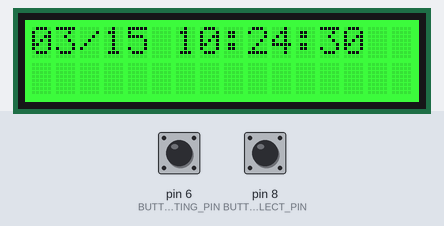
Recording of a program running on a simulated Arduino Uno, built with avr-gcc and run on an emulated ATmega328P. On the bench: 16×2 character LCD. The inputs (shaded band) are chosen by the test bench; at power-on: pin 8 (BUTTON_SELECT_PIN) LOW, pin 6 (BUTTON_SETTING_PIN) LOW. The local clock reads 2024-03-15 10:24:30 at power-on unless the program sets it; storage starts empty; what the program prints to the serial monitor is not drawn.

Above: at 3.9 s.
4.0 s: pin 8 (BUTTON_SELECT_PIN) pulled HIGH for 3.2 s
At 5.4 s:
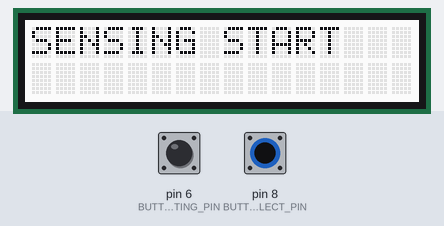
At 7.9 s:
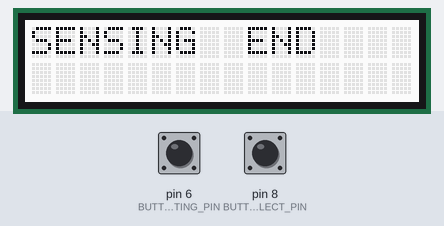
9.9 s: pin 6 (BUTTON_SETTING_PIN) pulled HIGH for 3.2 s
At 12.0 s:
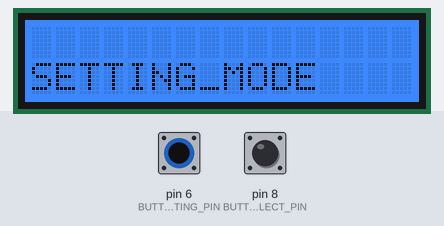
Timing chart, 0 to 13.5 s (numbered marks = the images above; inputs shaded):
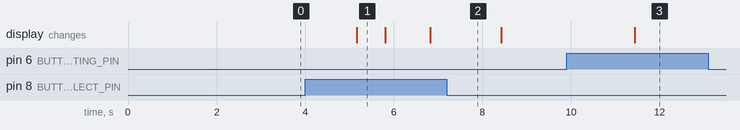

Measured:
- after the input at 4.0 s, the display: changes after 1.2 s (image 1)
- after the input at 9.9 s, the display: changes after 1.5 s (image 3)
- what the display in image 1 shows lasts 0.6 s, from 5.2 s to 5.8 s

The program:

main.cpp
```cpp
#define GLOBAL_VALUE_DEFINE
#include "global.h"

// function prototype
void debugSerialPrint();
void logcsv(String);
void initSD();
void settingLoop();
String createDataString();
String createFilenameString();
void createFileDic();
void modeCheck();
void standbyLoop();

void checkEnd();
void reset();

void setup () {
  while (!Serial);
  //init RTC
  Serial.begin(9600);
  if (! rtc.begin()) {
    Serial.println("Couldn't find RTC");
    while (1);
  }
  if (! rtc.isrunning()) {
    Serial.println("RTC is NOT running!");
  }
  now = rtc.now();
  //rtc.adjust(DateTime(F(__DATE__), F(__TIME__)));
  // init LCD
  initLCD();
  delay(SETTING_WAIT);
  // check device mode
  modeCheck();
  delay(2000);
  lcd.setRGB(255,255,255);
  standbyLoop();
  // init SDcard
  initSD();
  // init LCD
  initLCD();
}

void loop () {
  // logging SDcard
  logcsv(createDataString());
  // update LCD display
  updateLCD();
  // print dataString (test function)
  debugSerialPrint();
  // delay loop
  delay(SENSING_DELAY);
  checkEnd();
}

void initSD(){
  if(!SD.begin(SD_CS_PIN)){
    Serial.println("Card failed, or not present");
    lcd.clear();
    lcd.setCursor(0, 0);
    lcd.print("SD_ERROR");
    lcd.setCursor(0, 1);
    lcd.print("PRESS BUTTON");
    while(true){
      checkEnd();
    }
  }
  Serial.println("card initialized.");
  createFileDic();
  filename = dic + createFilenameString() + String(".") +  String(FILE_TYPE);
  Serial.println(filename);
}

void logcsv(String dataString){
  File dataFile = SD.open(filename, FILE_WRITE);
  if(dataFile){
    dataFile.println(dataString);
    dataFile.close();
  }else{
    lcd.clear();
    lcd.setRGB(255, 0, 0);
    lcd.setCursor(0, 0);
    lcd.print("SD EJECTED!!");
    lcd.setCursor(0, 1);
    lcd.print("PRESS BUTTON");
    while(true){
      checkEnd();
    }
  }
}

void modeCheck(){
  int countl = 0;
  while(countl < SETTING_WAIT){
    if(digitalRead(BUTTON_SETTING_PIN)){
      Serial.println("setting mode");
      lcd.clear();
      lcd.setRGB(0,100,255);
      lcd.setCursor(0, 1);
      lcd.print("SETTING_MODE");
      settingLoop();
    }
    countl++;
  }
}

void settingLoop(){
  while(true){
    //send serial message to PC
    Serial.println("uv");
    delay(500);
    if(Serial.available() > 0){
      int dt[6]; // Y m d H M S
      for(int i = 0; i < 6;i++){
        dt[i] = Serial.readStringUntil(',').toInt();
      }
      lcd.setCursor(0, 0);
      //lcd.print(buf)A;
      //Serial.println(buf);
      if(dt[1] < 10)lcd.print('0');
      lcd.print(dt[1]);
      lcd.print("/");
      if(dt[2] < 10)lcd.print('0');
      lcd.print(dt[2]);
      lcd.print(" ");
      if(dt[3] < 10)lcd.print('0');
      lcd.print(dt[3]);
      lcd.print(":");
      if(dt[4] < 10)lcd.print('0');
      lcd.print(dt[4]);
      lcd.print(":");
      if(dt[5] < 10)lcd.print('0');
      lcd.print(dt[5]);
      rtc.adjust(DateTime(dt[0],dt[1],dt[2],dt[3],dt[4],dt[5]+3));
      break;
    }
  }
  Serial.println("end");
  while(true){
    updateLCD();
    delay(SENSING_DELAY);
  }
}

String createDataString(){
  // create dataString(ex. 2017/6/7,12:20:00)
  String dataString = String(now.year());
  dataString+="/";
  dataString+=String(now.month());
  dataString+="/";
  dataString+=String(now.day());
  dataString+=",";
  dataString+=String(now.hour());
  dataString+=":";
  dataString+=String(now.minute());
  dataString+=":";
  dataString+=String(now.second());
  return dataString;
}

String createFilenameString(){
  String str = "UV";
  // now = rtc.now();
  // str += now.year();
  // if(now.month() < 10)str+="0";
  // str += now.month();
  // if(now.day() < 10)str+="0";
  // str += now.day();
  //str += "_";
  if(now.hour() < 10)str+="0";
  str += now.hour();
  if(now.minute() < 10)str += "0";
  str += now.minute();
  if(now.second() < 10)str += "0";
  str += now.second();
  return str;
}

void createFileDic(){
  String dicStr = String(now.year()) + String(now.month()) + String(now.day());
  if(!SD.exists(dicStr))SD.mkdir(dicStr);
  dic = dicStr + "/";
}

void debugSerialPrint(){
  // print dataString(ex. 2017/6/7,12:20:00)
  Serial.print(now.year());
  Serial.print('/');
  Serial.print(now.month());
  Serial.print('/');
  Serial.print(now.day());
  Serial.print(',');
  Serial.print(now.hour());
  Serial.print(':');
  Serial.print(now.minute());
  Serial.print(':');
  Serial.print(now.second());
  Serial.println();
}

void standbyLoop(){
  lcd.clear();
  lcd.setRGB(255,255,255);
  lcd.setCursor(0, 0);
  lcd.print("PRESS BUTTON");
  lcd.setCursor(0, 1);
  lcd.print("TO SENSING START");
  while(true){
    if(digitalRead(BUTTON_SELECT_PIN)){
      lcd.clear();
      lcd.setRGB(255,255,255);
      lcd.setCursor(0, 0);
      lcd.print("SENSING START");
      delay(500);
      break;
    }
  }
}

void checkEnd(){
  if(digitalRead(BUTTON_SELECT_PIN)){
    lcd.clear();
    lcd.setRGB(255,255,255);
    lcd.setCursor(0, 0);
    lcd.print("SENSING  END");
    delay(1500);
    reset();
  }
}
void reset(){
  asm volatile ("  jmp 0");
}
```

global.h
```cpp
#ifndef INCLUDED_GLOBAL
#define INCLUDED_GLOBAL

#ifdef GLOBAL_VALUE_DEFINE
  #define GLOBAL
  #define GLOBAL_VAL(v) = (v)
#else
  #define GLOBAL extern
  #define GLOBAL_VAL(v)
#endif

#include <Wire.h>
#include <RTClib.h>
#include <rgb_lcd.h>
#include <SPI.h>
#include <SD.h>

#include "LCD.h"

// define setting value
#define SENSING_DELAY 1000
#define SETTING_WAIT 3000
#define BUTTON_SETTING_PIN 6
#define BUTTON_SELECT_PIN 8
#define SD_CS_PIN 4


// define about logfile
#define FILE_NAME "test"
#define FILE_TYPE "csv"

GLOBAL RTC_DS1307 rtc;
GLOBAL rgb_lcd lcd;
GLOBAL DateTime now;
GLOBAL String dic;
GLOBAL String filename;

#endif
```

LCD.cpp
```cpp
#include "global.h"

void initLCD(){
  // initialize LCD
  lcd.begin(16,2);
  lcd.setRGB(0,255,0);
  lcd.print("UV Sensing Ready");
  lcd.clear();
  now = rtc.now();
  if(now.month() < 10)lcd.print('0');
  lcd.print(now.month());
  lcd.setCursor(2, 0);
  lcd.print('/');
  if(now.day() < 10)lcd.print('0');
  lcd.print(now.day());
  lcd.setCursor(5, 0);
  //lcd.print(',');
  lcd.print(' ');
  if(now.hour() < 10)lcd.print('0');
  lcd.print(now.hour());
  lcd.setCursor(8, 0);
  lcd.print(':');
  if(now.minute() < 10)lcd.print('0');
  lcd.print(now.minute());
  lcd.setCursor(11, 0);
  lcd.print(':');
  if(now.second() < 10)lcd.print('0');
  lcd.print(now.second());
}

void updateLCD(){
  now = rtc.now();
  lcd.setCursor(0, 0);
  if(now.month() < 10)lcd.print('0');
  lcd.print(now.month());
  lcd.setCursor(3, 0);
  if(now.day() < 10)lcd.print('0');
  lcd.print(now.day());
  lcd.setCursor(6, 0);
  if(now.hour() < 10)lcd.print('0');
  lcd.print(now.hour());
  lcd.setCursor(9, 0);
  if(now.minute() < 10)lcd.print('0');
  lcd.print(now.minute());
  lcd.setCursor(12, 0);
  if(now.second() < 10)lcd.print('0');
  lcd.print(now.second());
}
```

LCD.h
```cpp
void initLCD();
void updateLCD();
```
